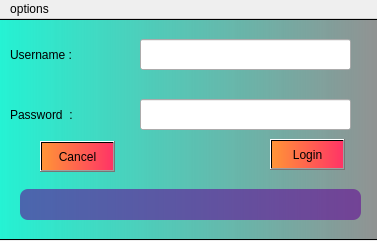
<?xml version="1.0" encoding="UTF-8"?>
<ui version="4.0">
 <class>MainWindow</class>
 <widget class="QMainWindow" name="MainWindow">
  <property name="geometry">
   <rect>
    <x>0</x>
    <y>0</y>
    <width>377</width>
    <height>241</height>
   </rect>
  </property>
  <property name="minimumSize">
   <size>
    <width>377</width>
    <height>241</height>
   </size>
  </property>
  <property name="maximumSize">
   <size>
    <width>377</width>
    <height>241</height>
   </size>
  </property>
  <property name="windowTitle">
   <string>Login</string>
  </property>
  <widget class="QWidget" name="centralwidget">
   <property name="minimumSize">
    <size>
     <width>377</width>
     <height>168</height>
    </size>
   </property>
   <property name="maximumSize">
    <size>
     <width>377</width>
     <height>14456453</height>
    </size>
   </property>
   <widget class="QLabel" name="label">
    <property name="geometry">
     <rect>
      <x>10</x>
      <y>20</y>
      <width>111</width>
      <height>31</height>
     </rect>
    </property>
    <property name="styleSheet">
     <string notr="true">font: 75 16pt &quot;MS Shell Dlg 2&quot;;</string>
    </property>
    <property name="text">
     <string>Username :</string>
    </property>
   </widget>
   <widget class="QLabel" name="label_2">
    <property name="geometry">
     <rect>
      <x>10</x>
      <y>80</y>
      <width>111</width>
      <height>31</height>
     </rect>
    </property>
    <property name="styleSheet">
     <string notr="true">font: 75 16pt &quot;MS Shell Dlg 2&quot;;</string>
    </property>
    <property name="text">
     <string>Password  :</string>
    </property>
   </widget>
   <widget class="QLineEdit" name="leu">
    <property name="geometry">
     <rect>
      <x>140</x>
      <y>20</y>
      <width>211</width>
      <height>31</height>
     </rect>
    </property>
    <property name="styleSheet">
     <string notr="true">font: 12pt &quot;MS Shell Dlg 2&quot;;</string>
    </property>
   </widget>
   <widget class="QLineEdit" name="lep">
    <property name="geometry">
     <rect>
      <x>140</x>
      <y>80</y>
      <width>211</width>
      <height>31</height>
     </rect>
    </property>
    <property name="styleSheet">
     <string notr="true">font: 12pt &quot;MS Shell Dlg 2&quot;;</string>
    </property>
    <property name="inputMask">
     <string/>
    </property>
    <property name="echoMode">
     <enum>QLineEdit::Password</enum>
    </property>
   </widget>
   <widget class="QPushButton" name="bc">
    <property name="geometry">
     <rect>
      <x>40</x>
      <y>122</y>
      <width>75</width>
      <height>31</height>
     </rect>
    </property>
    <property name="styleSheet">
     <string notr="true">font: 75 12pt &quot;MS Shell Dlg 2&quot;;
background-color: qlineargradient(spread:pad, x1:0, y1:0, x2:1, y2:0, stop:0 rgba(255, 148, 55, 255), stop:1 rgba(255, 52, 102, 255));</string>
    </property>
    <property name="text">
     <string>Cancel</string>
    </property>
   </widget>
   <widget class="QFrame" name="frame">
    <property name="geometry">
     <rect>
      <x>-10</x>
      <y>0</y>
      <width>391</width>
      <height>221</height>
     </rect>
    </property>
    <property name="styleSheet">
     <string notr="true">background-color: qlineargradient(spread:pad, x1:0, y1:0, x2:1, y2:0, stop:0 rgba(19, 245, 211, 238), stop:1 rgba(0, 0, 0, 100) );
</string>
    </property>
    <property name="frameShape">
     <enum>QFrame::StyledPanel</enum>
    </property>
    <property name="frameShadow">
     <enum>QFrame::Raised</enum>
    </property>
   </widget>
   <widget class="QLabel" name="lres">
    <property name="geometry">
     <rect>
      <x>20</x>
      <y>170</y>
      <width>341</width>
      <height>31</height>
     </rect>
    </property>
    <property name="whatsThis">
     <string>&lt;html&gt;&lt;head/&gt;&lt;body&gt;&lt;p align=&quot;center&quot;&gt;&lt;br/&gt;&lt;/p&gt;&lt;/body&gt;&lt;/html&gt;</string>
    </property>
    <property name="styleSheet">
     <string notr="true">font: 14pt &quot;Segoe Script&quot;;
color: rgb(175, 0, 2);
background-color: rgba(97, 8, 149, 150);

border-radius: 8px;</string>
    </property>
    <property name="text">
     <string/>
    </property>
    <property name="alignment">
     <set>Qt::AlignCenter</set>
    </property>
   </widget>
   <widget class="QPushButton" name="bas">
    <property name="geometry">
     <rect>
      <x>270</x>
      <y>120</y>
      <width>75</width>
      <height>31</height>
     </rect>
    </property>
    <property name="styleSheet">
     <string notr="true">font: 75 12pt &quot;MS Shell Dlg 2&quot;;
background-color: qlineargradient(spread:pad, x1:0, y1:0, x2:1, y2:0, stop:0 rgba(255, 148, 55, 255), stop:1 rgba(255, 52, 102, 255));</string>
    </property>
    <property name="text">
     <string>Login</string>
    </property>
   </widget>
   <zorder>frame</zorder>
   <zorder>label</zorder>
   <zorder>label_2</zorder>
   <zorder>leu</zorder>
   <zorder>lep</zorder>
   <zorder>bc</zorder>
   <zorder>lres</zorder>
   <zorder>bas</zorder>
  </widget>
  <widget class="QMenuBar" name="menuBar">
   <property name="geometry">
    <rect>
     <x>0</x>
     <y>0</y>
     <width>377</width>
     <height>21</height>
    </rect>
   </property>
   <widget class="QMenu" name="menuoptions">
    <property name="title">
     <string>options</string>
    </property>
    <addaction name="rejes"/>
    <addaction name="actionchange_server"/>
    <addaction name="separator"/>
   </widget>
   <addaction name="menuoptions"/>
  </widget>
  <action name="aclog">
   <property name="text">
    <string>login</string>
   </property>
  </action>
  <action name="rejes">
   <property name="text">
    <string>register</string>
   </property>
  </action>
  <action name="actionchange_server">
   <property name="text">
    <string>change server</string>
   </property>
  </action>
 </widget>
 <resources/>
 <connections/>
</ui>
